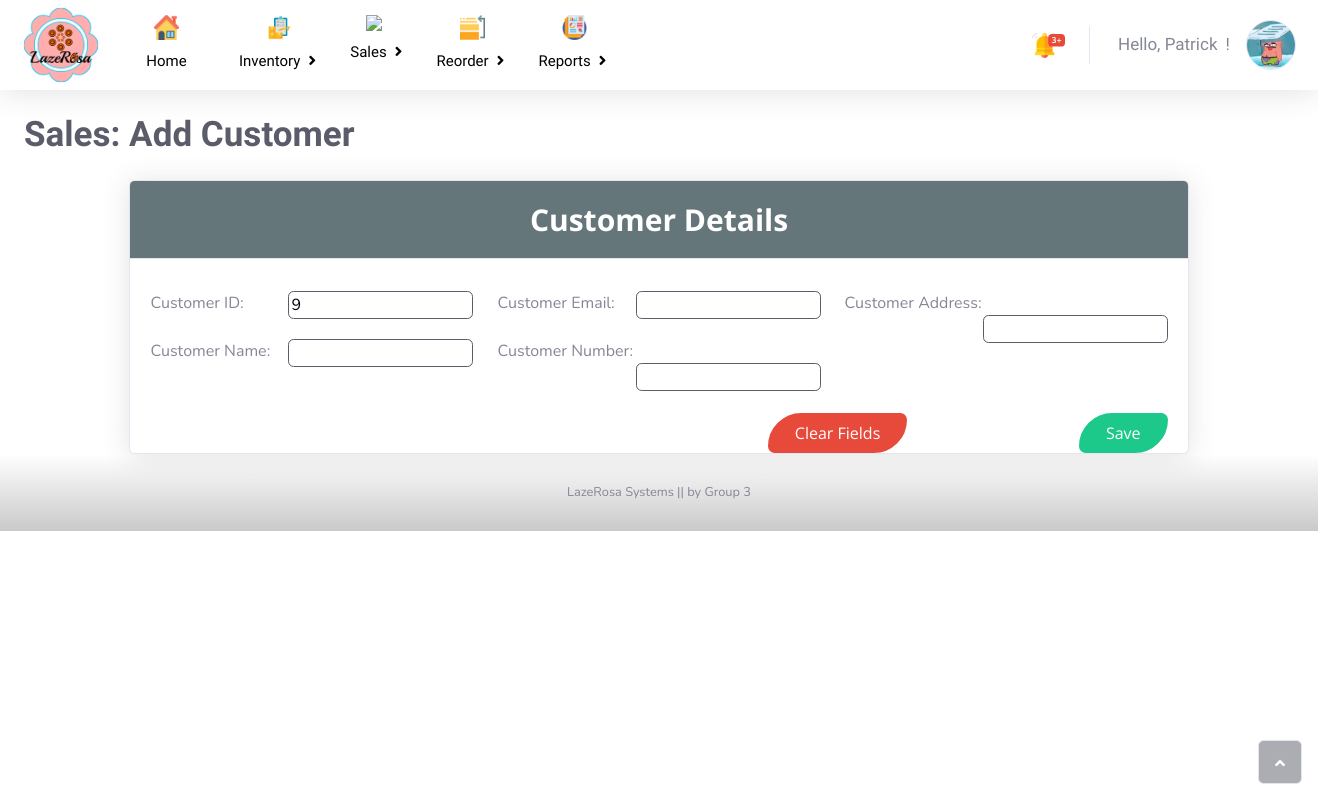
The page /customercreate.php on the database as committed earlier.
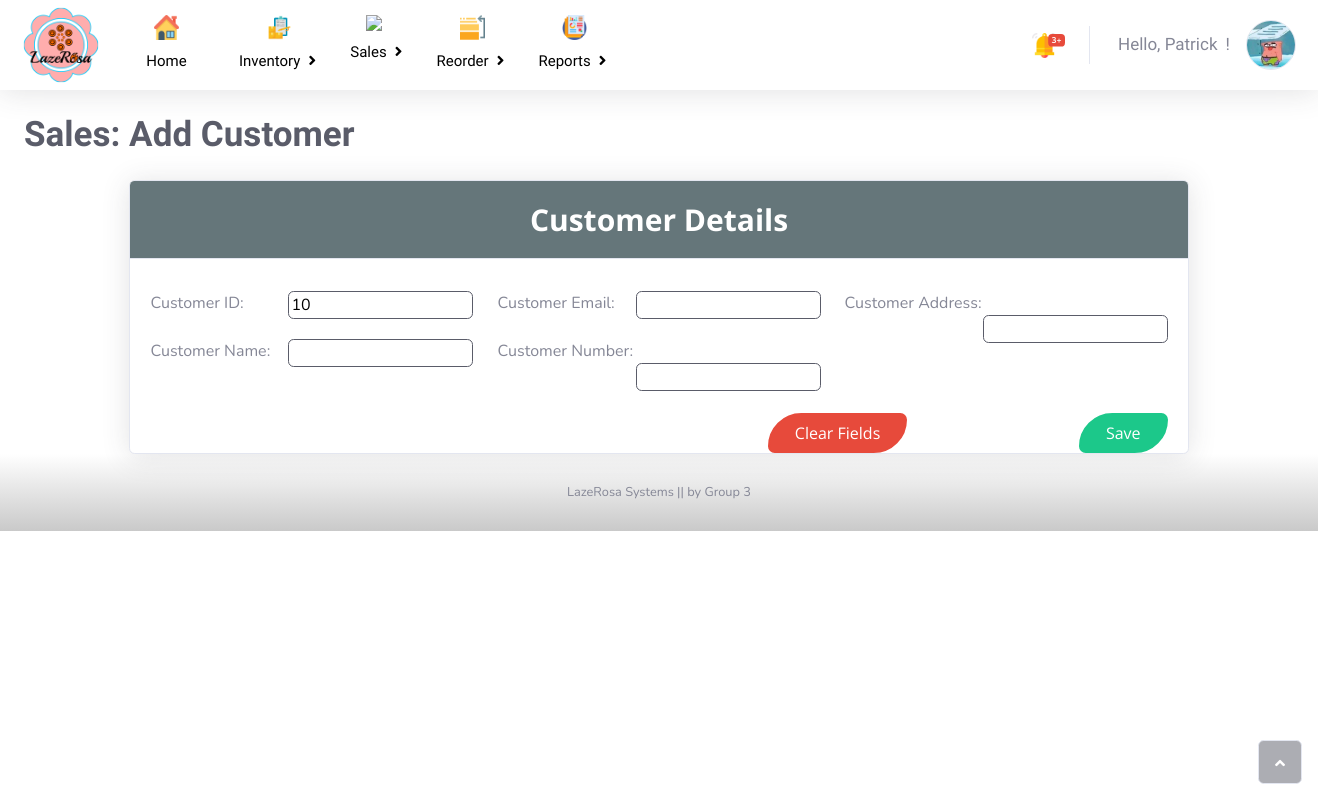
The same page on the database as committed later.
### tables this page shows
CREATE TABLE `customers` (
  `custID` int(11) NOT NULL,
  `custName` varchar(100) NOT NULL,
  `custEmail` varchar(100) NOT NULL,
  `custNumber` varchar(45) NOT NULL,
  `custAddress` varchar(255) NOT NULL
);

### customercreate.php (the view, shortened to what the changed rows need)
<!DOCTYPE html>
<html>
<head>
    <link rel="stylesheet" href="assets/bootstrap/css/bootstrap.min.css">
    <link rel="stylesheet" href="assets/css/Jost.css">
    <link rel="stylesheet" href="assets/fonts/fontawesome-all.min.css">
    <link rel="stylesheet" href="assets/fonts/material-icons.min.css">
    <link rel="stylesheet" href="assets/css/breadcrumb.css">
    <link rel="stylesheet" href="assets/css/customtable.css">
    <link rel="stylesheet" href="https://cdnjs.cloudflare.com/ajax/libs/animate.css/3.5.2/animate.min.css">
    <link rel="stylesheet" href="assets/css/sticky-dark-top-nav-with-dropdown-1.css">
    <link rel="stylesheet" href="assets/css/sticky-dark-top-nav-with-dropdown.css">
</head>
<body id="Page-Body">
<div id="Page-Wrapper">
        <div class="d-flex flex-column" id="Body-Wrapper">
            <div id="Body">
    <div class="container-fluid" id="Page-Content">
        <div class="card shadow" id="CustPO_Table" style="margin-right: 8vw;margin-left: 8vw;">
            <div class="card-body" id="Table-Body" style="padding-bottom: 0px;padding-top: 10px;">
                <div class="row" id="Table-PODetails">
                    <div class="col-auto col-md-6 col-xl-4 text-nowrap" id="Table-PODetailCol1" style="padding-top: 12px;padding-bottom: 12px;width: 370px;">
                        <form method="POST">
                        <?php
                            require("connect.php");
                            $query = mysqli_query($DBConnect, "SELECT * FROM customers");
                            while($row = mysqli_fetch_array($query)){
                                $id=$row["custID"] + 1;
                            }
                            echo "<div id='Table-PODetail4' class='dataTables_length' aria-controls='dataTable' style='padding-top: 10px;padding-bottom: 10px;width: 100%;max-width: 360px;'><label id='Table-NumLabel' style='margin-top: 0px;margin-bottom: 0px;width: 100%;'>Customer ID:&nbsp;<input class='border rounded border-dark float-right' type='tel' id='Table-NumInput' style='border-radius: 20px;width: 185px;' autocomplete='on' name='CustID' type='text' value='".$id."'readonly></label></div>";
                        ?>
            </div>
            </div>
        </div>
        </div>
        </div>
        </div>
        </div>
        </div><a class="border rounded d-inline scroll-to-top" id="Pagetop-Button" href="#page-top"><i class="fas fa-angle-up"></i></a></div>
</body>
</html>

Rows that differ between the two databases and show on the page:
no longer on this page (row edited): customers: CustID "9"
added customers: CustID "10"
